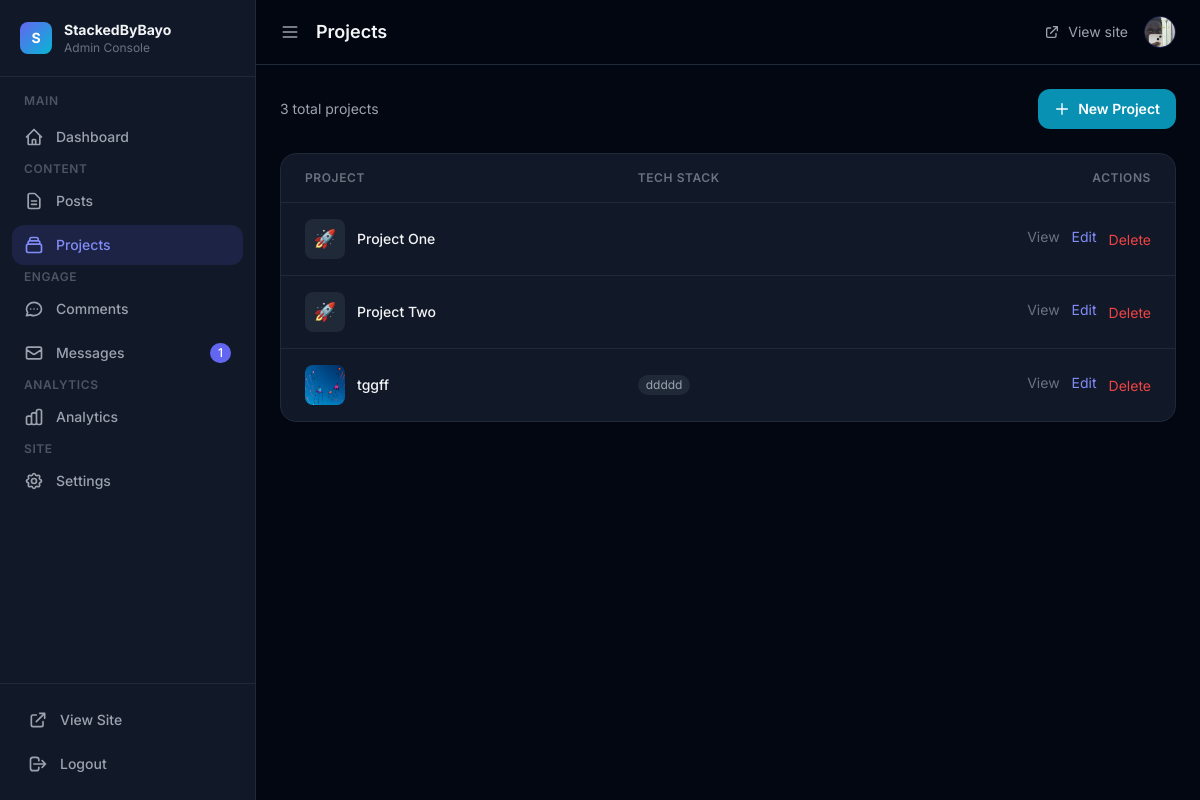
/admin/projects (signed in), run on the app's committed database.
### app/models.py (models this page shows)
class Project(db.Model):
    id = db.Column(db.Integer, primary_key=True)
    title = db.Column(db.String(200), nullable=False)
    description = db.Column(db.Text, nullable=False)
    url = db.Column(db.String(300))
    tech_stack = db.Column(db.String(300))
    image = db.Column(db.String(300))
    comments = db.relationship('Comment', backref='project', lazy=True)

### app/__init__.py (the view)
    @app.route("/admin/projects")
    def admin_projects():
        if not session.get("admin"):
            return redirect(url_for("admin_login"))
        projects = Project.query.all()
        return render_template("admin_projects.html", projects=projects, **admin_context())

### app/templates/admin_projects.html (shortened to what this page needs)
{% extends "admin_base.html" %}
{% block page_title %}Projects{% endblock %}
{% block content %}
    <div class="flex justify-between items-center mb-6">
        <p class="text-gray-400 text-sm">{{ projects|length }} total projects</p>
        <a href="/admin/project/new"
            class="flex items-center gap-2 bg-cyan-600 hover:bg-cyan-500 text-white text-sm font-semibold px-4 py-2.5 rounded-xl transition">
            <svg class="w-4 h-4" fill="none" viewBox="0 0 24 24" stroke="currentColor">
                <path stroke-linecap="round" stroke-linejoin="round" stroke-width="2" d="M12 4v16m8-8H4"/>
            </svg>
            New Project
        </a>
    </div>
    <div class="bg-gray-900 border border-gray-800 rounded-2xl overflow-hidden">
        <table class="w-full">
            <thead>
                <tr class="border-b border-gray-800">
                    <th class="text-left text-xs font-semibold text-gray-500 uppercase tracking-wider px-6 py-4">Project</th>
                    <th class="text-left text-xs font-semibold text-gray-500 uppercase tracking-wider px-6 py-4 hidden md:table-cell">Tech Stack</th>
                    <th class="text-right text-xs font-semibold text-gray-500 uppercase tracking-wider px-6 py-4">Actions</th>
                </tr>
            </thead>
            <tbody class="divide-y divide-gray-800">
                {% for project in projects %}
                <tr class="hover:bg-gray-800/50 transition">
                    <td class="px-6 py-4">
                        <div class="flex items-center gap-3">
                            {% if project.image %}
                            <img src="/static/uploads/{{ project.image }}" class="w-10 h-10 rounded-lg object-cover">
                            {% else %}
                            <div class="w-10 h-10 bg-gray-800 rounded-lg flex items-center justify-center text-lg">🚀</div>
                            {% endif %}
                            <p class="font-medium text-sm">{{ project.title }}</p>
                        </div>
                    </td>
                    <td class="px-6 py-4 hidden md:table-cell">
                        <div class="flex flex-wrap gap-1">
                            {% if project.tech_stack %}
                            {% for tech in project.tech_stack.split(',')[:3] %}
                            <span class="bg-gray-800 text-gray-400 text-xs px-2 py-0.5 rounded-full">{{ tech.strip() }}</span>
                            {% endfor %}
                            {% endif %}
                        </div>
                    </td>
                    <td class="px-6 py-4">
                        <div class="flex justify-end gap-3">
                            <a href="/projects/{{ project.id }}" target="_blank"
                                class="text-gray-500 hover:text-gray-300 text-sm transition">View</a>
                            <a href="/admin/project/{{ project.id }}/edit"
                                class="text-indigo-400 hover:text-indigo-300 text-sm transition">Edit</a>
                            <form method="POST" action="/admin/project/{{ project.id }}/delete" class="inline">
                                <button type="submit" onclick="return confirm('Delete this project?')"
                                    class="text-red-500 hover:text-red-400 text-sm transition">Delete</button>
                            </form>
                        </div>
                    </td>
                </tr>
                {% else %}
                <tr>
                    <td colspan="3" class="px-6 py-12 text-center text-gray-600">No projects yet.</td>
                </tr>
                {% endfor %}
            </tbody>
        </table>
    </div>
{% endblock %}

### app/templates/admin_base.html (style rules this page uses)
body { font-family: 'Inter', sans-serif; }

### data on the page
Project: title "Project One"
Project: title "Project Two"
Project: image (picture), title "tggff", strip "ddddd"

### other printed values
{{ unread_count }} "1"
{{ projects|length }} "3"
